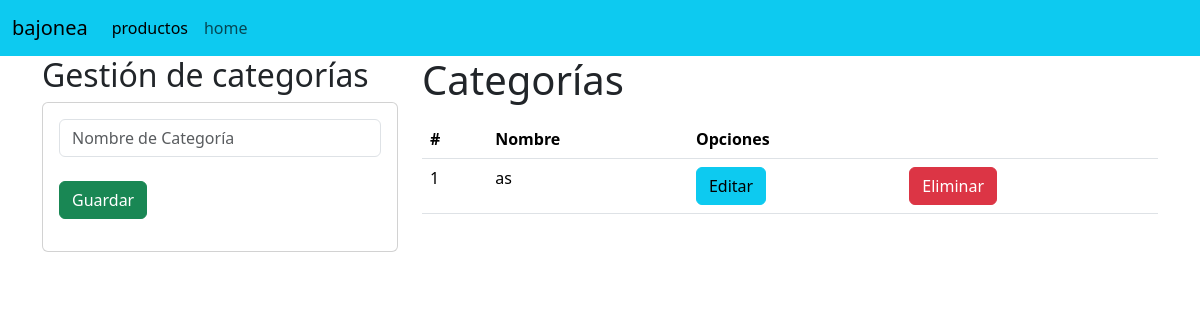
Before: /categorias/ with the older database file.
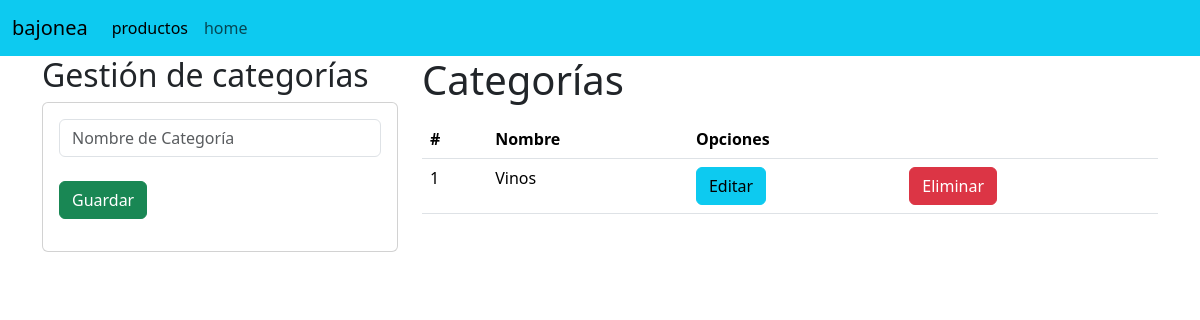
After: the same page with the newer database file.
### usuario/models.py (models this page shows, shortened)
class Categoría(models.Model):
    ID_Categoría = models.PositiveIntegerField(primary_key=True, unique=True, verbose_name='ID')
    Nombre_Catego = models.CharField(max_length=50)

### usuario/views.py (the view)
# urls.py: path('categorias/', CategoriaListView.as_view(), name='categoria_list'),
class CategoriaListView(ListView):
    model = Categoría
    template_name = 'categoria/categoria_list.html'
    context_object_name = 'categorias'

### usuario/templates/categoria/categoria_list.html (shortened to what this page needs)
{% extends "usuario/base.html" %}
{% block body %}
<div class="row">
    <div class="col-sm-12 col-md-6 col-lg-4 col-xl-4">
        <h2>Gestión de categorías</h2>
        <div class="card">
            <div class="card-body">
                <form action="{% url 'categoria_create' %}" method="POST">{% csrf_token %}
                    <div class="form-group">
                        <input type="text" id="Nombre_Catego" name="Nombre_Catego" class="form-control" placeholder="Nombre de Categoría" minlength="1" maxlength="50" required>
                    </div>
                    <br>
                    <div class="form-group">
                        <button type="submit" class="btn btn-success btn-block text-white">Guardar</button>
                    </div>
                </form>
            </div>
        </div>
    </div>
    <div class="col-sm-12 col-md-6 col-lg-8 col-xl-8">
        <h1>Categorías</h1>
        <div class="table-responsive py-2">
            <table class="table table-responsive">
                <thead>
                    <tr>
                        <th>#</th>
                        <th>Nombre</th>
                        <th colspan="2">Opciones</th>
                    </tr>
                </thead>
                <tbody>
                    {% for c in categorias %}
                    <tr>
                        <td>{{ forloop.counter }}</td>
                        <td>{{ c.Nombre_Catego }}</td>
                        <td><a href="{% url 'categoria_update' c.pk %}" class="btn btn-info">Editar</a></td>
                        <td><a href="{% url 'categoria_delete' c.pk %}" class="btn btn-danger btnEliminacion">Eliminar</a></td>
                    </tr>
                    {% endfor %}
                </tbody>
            </table>
        </div>
    </div>
</div>
{% endblock %}

Changed rows visible on the page:
removed Categoría: Nombre_Catego "as"
added Categoría: Nombre_Catego "Vinos"
